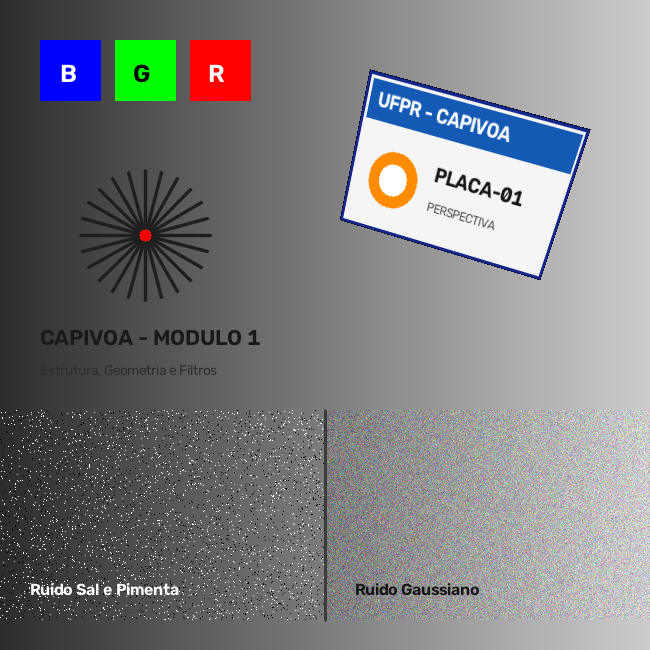
#> input picture aula-1/imagem_teste.png, 650 x 650 px
$ python stream_exemplo.py --midia imagem_teste.png
#> lines starting #> are read from the running program, lines starting #| are printed output that depends on the picture
### shared/media_io.py
"""
CAPIVOA UFPR.

Módulo utilitário para entrada/saída padronizada de imagens, vídeos e webcam.
Desenvolvido como ferramenta de suporte didático para o curso de Introdução
à Visão Computacional (Capivoa - EletroQuad-UFPR).

Principais funcionalidades:
- Carregamento seguro de imagens com validação de caminhos e decodificação.
- Captura unificada de vídeo (arquivo local ou índice numérico de webcam).
- Gerador `stream_midia` polimórfico (trata imagem, vídeo e webcam no mesmo loop).
- Parser de argumentos padronizado (`--midia` / `-m` ou `--origem` / `-o`).
- Utilitário visual `concatenar_lado_a_lado` para comparar etapas antes/depois.
"""

from pathlib import Path
import argparse
from typing import Generator, Tuple, Union, Optional, List
import cv2
import numpy as np

# diretório base do repositório (raiz)
BASE_DIR = Path(__file__).resolve().parent.parent

# extensões comuns de imagem estática reconhecidas
EXTENSOES_IMAGEM = {".jpg", ".jpeg", ".png", ".bmp", ".webp", ".tiff", ".tif"}


def resolver_caminho(caminho: Optional[Union[str, Path]], nome: Optional[str] = None) -> Path:
  """
  Resolve um caminho de arquivo garantindo que caminhos relativos sejam encontrados.

  Busca o arquivo na ordem: diretório atual de trabalho, subpasta 'aula-1',
  raiz do repositório ou pasta 'shared'.

  Parametros
  ----------
  caminho : str ou Path, opcional
    Caminho relativo ou absoluto do arquivo de mídia.
  nome : str, opcional
    Nome padrão de fallback caso 'caminho' não seja informado.

  Returns
  -------
  Path
    Instância de Path apontando para o arquivo localizado.

  Raises
  ------
  ValueError
    Se nem 'caminho' nem 'nome' forem fornecidos.
  """
  alvo = caminho if caminho is not None else nome
  if alvo is None:
    raise ValueError("Nenhum caminho ou nome padrão foi especificado.")

  caminho_path = Path(alvo)
  if caminho_path.is_absolute():
    return caminho_path

  # ordem de verificação para encontrar o arquivo
  candidatos = [
    Path.cwd() / caminho_path,
    BASE_DIR / "aula-2" / "desafio" / caminho_path,
    BASE_DIR / "aula-2" / caminho_path,
    BASE_DIR / "aula-1" / "desafio" / caminho_path,
    BASE_DIR / "aula-1" / caminho_path,
    BASE_DIR / caminho_path,
    BASE_DIR / "shared" / caminho_path,
  ]

  for candidato in candidatos:
    if candidato.exists():
      return candidato

  # se ainda não existe fisicamente (ex: arquivo novo para salvar), usa pasta de trabalho, aula-2 ou aula-1
  return Path.cwd() / caminho_path


def carregar_imagem(
  caminho: Optional[Union[str, Path]] = None,
  nome: str = "imagem_teste.png",
  to_rgb: bool = False
) -> np.ndarray:
  """
  Carrega uma imagem do disco com verificação detalhada de erros.

  Garante a existência do arquivo em disco e a decodificação válida
  por meio do OpenCV, com opção de conversão do espaço de cor BGR para RGB.

  Parametros
  ----------
  caminho : str ou Path, opcional
    Caminho relativo ou absoluto da imagem.
  nome : str, opcional
    Arquivo padrão caso caminho seja None. Padrão é "imagem_teste.png".
  to_rgb : bool, opcional
    Se True, converte a imagem de BGR para RGB. Padrão é False.

  Returns
  -------
  np.ndarray
    Matriz NumPy (uint8) contendo a imagem carregada.

  Raises
  ------
  FileNotFoundError
    Se o arquivo não existir fisicamente em nenhum dos caminhos de busca.
  ValueError
    Se o OpenCV não conseguir decodificar o arquivo de imagem.
  """
  arquivo = resolver_caminho(caminho, nome)

  if not arquivo.exists():
    raise FileNotFoundError(
      f"[ERRO media_io] Imagem não encontrada: '{arquivo}'. "
      f"Verifique se o nome do arquivo foi digitado corretamente."
    )

  img = cv2.imread(str(arquivo))
  if img is None:
    raise ValueError(
      f"[ERRO media_io] Não foi possível decodificar o arquivo como imagem: '{arquivo}'. "
      f"O formato pode ser inválido ou o arquivo estar corrompido."
    )

  if to_rgb:
    img = cv2.cvtColor(img, cv2.COLOR_BGR2RGB)

  return img


# [52 lines left out: function obter_captura_video, not called in this run]


def stream_midia(
  origem: Optional[Union[int, str, Path]] = None,
  nome: str = "imagem_teste.png",
  to_rgb: bool = False
) -> Generator[Tuple[np.ndarray, bool], None, None]:
  """
  Gerador polimórfico unificado para processamento de imagem, vídeo ou webcam.

  Entrega quadros sucessivos para iteração homogênea em loops de processamento.
  Caso a entrada seja uma imagem estática, entrega um único frame com a flag
  is_stream=False. Caso seja vídeo ou câmera, entrega cada frame com is_stream=True.

  Parametros
  ----------
  origem : int, str ou Path, opcional
    Caminho do arquivo ou índice numérico da câmera.
  nome : str, opcional
    Arquivo padrão de fallback. Padrão é "imagem_teste.png".
  to_rgb : bool, opcional
    Se True, converte cada frame de BGR para RGB. Padrão é False.

  Yields
  ------
  frame : np.ndarray
    Matriz NumPy representando a imagem ou quadro atual.
  is_stream : bool
    Booleano indicando se o fluxo é contínuo (vídeo/webcam) ou pontual (imagem).
  """
  alvo = origem if origem is not None else nome
  eh_webcam = isinstance(alvo, int) or (isinstance(alvo, str) and alvo.strip().isdigit())

  if not eh_webcam:
    caminho_arquivo = resolver_caminho(alvo, nome)
    extensao = caminho_arquivo.suffix.lower()

    # se for imagem estática, carrega e entrega imediatamente
    if extensao in EXTENSOES_IMAGEM:
      frame = carregar_imagem(caminho_arquivo, to_rgb=to_rgb)
      yield frame, False
      return

  # caso seja vídeo ou webcam
  padrao_video = "video.mp4"
  cap = obter_captura_video(alvo, nome=nome if not eh_webcam else padrao_video)
  try:
    while True:
      ret, frame = cap.read()
      if not ret or frame is None:
        break

      if to_rgb:
        frame = cv2.cvtColor(frame, cv2.COLOR_BGR2RGB)

      yield frame, True
  finally:
    cap.release()


def concatenar_lado_a_lado(
  imagens: List[np.ndarray],
  titulos: Optional[List[str]] = None,
  altura_padrao: int = 400
) -> np.ndarray:
  """
  Concatena horizontalmente duas ou mais imagens para visualização lado a lado.

  Padroniza dimensões e número de canais entre imagens (convertendo grayscale
  em BGR e redimensionando proporcionalmente para a mesma altura) e adiciona
  faixas superiores opcionais com títulos explicativos.

  Parametros
  ----------
  imagens : list de np.ndarray
    Lista contendo as matrizes das imagens a serem concatenadas.
  titulos : list de str, opcional
    Lista com os títulos textuais correspondentes a cada imagem.
  altura_padrao : int, opcional
    Altura vertical em pixels para redimensionar as imagens. Padrão é 400.

  Returns
  -------
  np.ndarray
    Matriz NumPy combinada contendo todas as imagens dispostas horizontalmente.

  Raises
  ------
  ValueError
    Se a lista de imagens fornecida for vazia.
  """
  if not imagens:
    raise ValueError("A lista de imagens não pode ser vazia.")

  processadas = []
  for i, img in enumerate(imagens):
    item = img.copy()

    # converte 1 canal (grayscale/máscara) para 3 canais bgr para poder concatenar
    if len(item.shape) == 2:
      item = cv2.cvtColor(item, cv2.COLOR_GRAY2BGR)

    # redimensiona proporcionalmente para a altura_padrao
    h, w = item.shape[:2]
    if h != altura_padrao:
      fator = altura_padrao / float(h)
      largura_nova = int(w * fator)
      item = cv2.resize(item, (largura_nova, altura_padrao), interpolation=cv2.INTER_LINEAR)

    # se houver título correspondente, adiciona barra superior com o texto
    if titulos and i < len(titulos) and titulos[i]:
      barra = np.zeros((32, item.shape[1], 3), dtype=np.uint8)
      cv2.putText(
        barra,
        titulos[i],
        (10, 22),
        cv2.FONT_HERSHEY_SIMPLEX,
        0.6,
        (255, 255, 255),
        1,
        cv2.LINE_AA
      )
      item = np.vstack([barra, item])

    processadas.append(item)

  # concatena horizontalmente com uma linha divisória cinza entre elas
  divisor = np.full((processadas[0].shape[0], 4, 3), 60, dtype=np.uint8)
  resultado = processadas[0]
  for p in processadas[1:]:
    resultado = np.hstack([resultado, divisor, p])

  return resultado


class MediaArgumentParser(argparse.ArgumentParser):
  """
  ArgumentParser personalizado que aceita tanto '--midia'/'-m' quanto '--origem'/'-o'.
  """

  def parse_args(self, args=None, namespace=None):
    ns = super().parse_args(args=args, namespace=namespace)
    if hasattr(ns, "origem"):
      ns.midia = ns.origem
    elif hasattr(ns, "midia"):
      ns.origem = ns.midia
    return ns


def criar_parser_midia(
  descricao: str = "Processamento de Imagem/Vídeo com OpenCV (Módulo 1)",
  nome: str = "imagem_teste.png"
) -> MediaArgumentParser:
  """
  Cria um parser padronizado de argumentos de linha de comando.

  Configura os argumentos comuns como '--midia'/'-m' e '--origem'/'-o'.

  Parametros
  ----------
  descricao : str, opcional
    Texto descritivo do parser. Padrão é "Processamento de Imagem/Vídeo com OpenCV (Módulo 1)".
  nome : str, opcional
    Arquivo padrão sugerido como entrada. Padrão é "imagem_teste.png".

  Returns
  -------
  MediaArgumentParser
    Instância configurada de MediaArgumentParser.
  """
  parser = MediaArgumentParser(
    description=descricao,
    formatter_class=argparse.RawDescriptionHelpFormatter
  )
  parser.add_argument(
    "-m", "--midia", "-o", "--origem",
    dest="origem",
    type=str,
    default=nome,
    help=f"Arquivo de imagem/vídeo ou índice da webcam (ex: 0). Padrão: {nome}"
  )
  return parser

### aula-1/stream_exemplo.py
"""
CAPIVOA UFPR.

Exemplo Didático de Processamento Polimórfico com OpenCV.
Módulo 1 - Introdução à Visão Computacional (Capivoa - EletroQuad-UFPR).

Conceito:
O gerador 'stream_midia' em 'media_io.py' unifica a leitura de:
1. Imagens estáticas : python stream_exemplo.py --midia imagem_teste.png
2. Arquivos de vídeo : python stream_exemplo.py --midia video.mp4
3. Webcams ao vivo  : python stream_exemplo.py --midia 0

Qualquer algoritmo implementado dentro do loop funcionará de forma transparente
para qualquer uma dessas fontes sem modificar uma única linha de código.
"""

import sys
from pathlib import Path
import cv2
import numpy as np

ROOT_DIR = Path(__file__).resolve().parent.parent
if str(ROOT_DIR) not in sys.path:
  sys.path.insert(0, str(ROOT_DIR))

from shared.media_io import stream_midia, criar_parser_midia, concatenar_lado_a_lado


def processar_frame(frame: np.ndarray) -> np.ndarray:
  """
  Aplica pipeline de exemplo com conversão para escala de cinza e filtro gaussiano.

  Parametros
  ----------
  frame : np.ndarray
    Matriz da imagem em formato BGR.

  Returns
  -------
  np.ndarray
    Matriz da imagem convertida em escala de cinza e suavizada.
  """
  cinza = cv2.cvtColor(frame, cv2.COLOR_BGR2GRAY)
  suavizado = cv2.GaussianBlur(cinza, (7, 7), sigmaX=1.5)
  return suavizado


def main():
  """
  Executa a demonstração de processamento polimórfico de mídias com stream_midia.

  Processa de forma unificada imagens estáticas, arquivos de vídeo ou webcam
  utilizando a mesma estrutura de iteração.
  """
  parser = criar_parser_midia(
    descricao="Processamento Unificado para Imagem, Vídeo e Webcam (Módulo 1)",
    nome="imagem_teste.png"
  )
  parser.add_argument(
    "--no-show",
    action="store_true",
    help="Executa o processamento sem abrir janelas gráficas."
  )
  args = parser.parse_args()

  nome_janela = "Processamento Polimorfico (stream_midia) - 'q' para sair"

  print("=" * 60)
  print("CAPIVOA - INTRODUÇÃO À VISÃO COMPUTACIONAL (MÓDULO 1)")
  print("EXEMPLO DE PROCESSAMENTO POLIMÓRFICO (stream_midia)")
  print("=" * 60)
  print(f"Mídia de entrada: '{args.midia}'")
  print("Pressione 'q' ou ESC na janela para encerrar.")
  print("-" * 60)

  for i, (frame, is_stream) in enumerate(stream_midia(args.midia)):
#> in carregar_imagem, img is the input picture: shape (650, 650, 3); mean B, G, R 128.2, 126.5, 125.6
    resultado = processar_frame(frame)
#> in processar_frame, `cinza = cv2.cvtColor(frame, cv2.COLOR_BGR2GRAY)`:
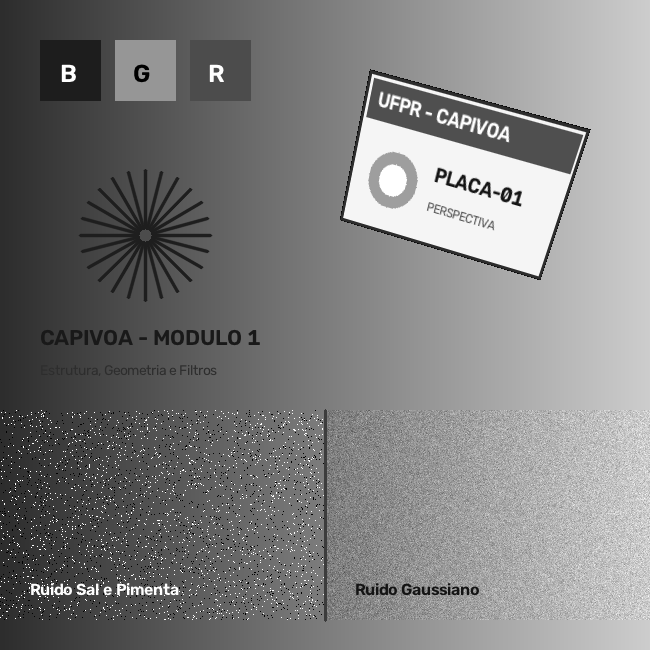
#> cinza: shape (650, 650); min 0, max 255, mean 126.4
#> in processar_frame, `suavizado = cv2.GaussianBlur(cinza, (7, 7), sigmaX=1.5)`:
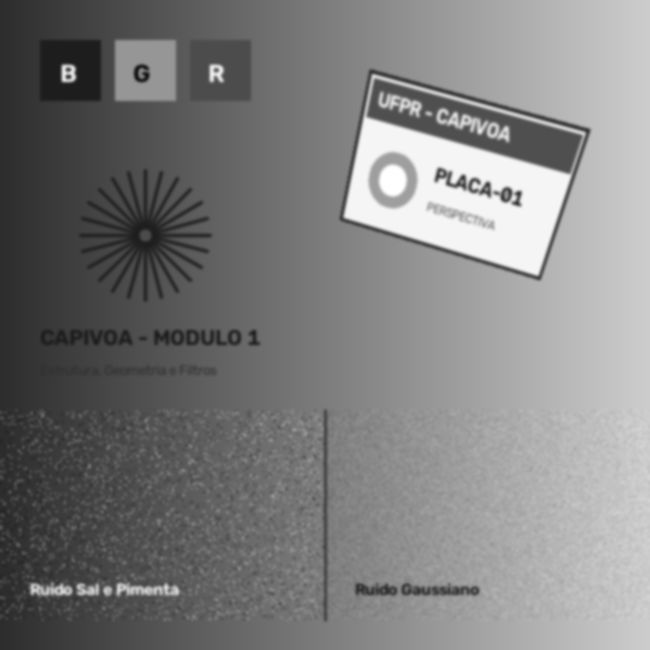
#> suavizado: shape (650, 650); min 23, max 255, mean 126.4

    if args.no_show:
      if i >= 5 or not is_stream:
        print(f"[Modo no-show] {i+1} frames processados com sucesso.")
        break
      continue

    painel = concatenar_lado_a_lado(
      [frame, resultado],
      titulos=["Entrada Original", "Grayscale + Filtro Gaussiano"],
      altura_padrao=400
    )
#> the loop in concatenar_lado_a_lado, `for i, img in enumerate(imagens):` made 2 passes
#> (h, w, fator, largura_nova) on passes 1 to 2: (650, 650, 0.615, 400), (650, 650, 0.615, 400)
#> pass 1, in concatenar_lado_a_lado, `item = cv2.resize(item, (largura_nova, altura_padrao), interpolation=c..`:
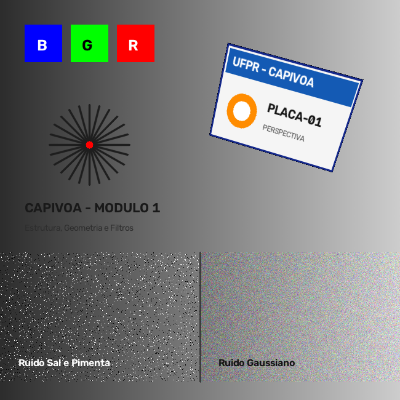
#> item: shape (400, 400, 3); mean B, G, R 128.1, 126.4, 125.5
#> pass 1, in concatenar_lado_a_lado, `item = np.vstack([barra, item])`:
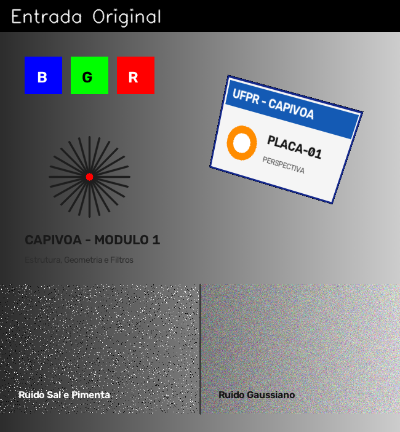
#> item: shape (432, 400, 3); mean B, G, R 119.3, 117.7, 116.9
#> after the loop in concatenar_lado_a_lado, `for i, img in enumerate(imagens):`:
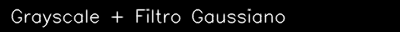
#> barra: shape (32, 400, 3); min 0, max 252, mean 14.6
#> after the loop in concatenar_lado_a_lado, `for i, img in enumerate(imagens):`:
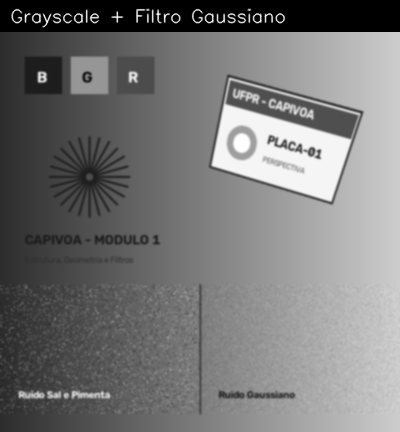
#> item: shape (432, 400, 3); min 0, max 255, mean 118.1
#> after the loop in concatenar_lado_a_lado, `for i, img in enumerate(imagens):`: processadas = 2 items
#> the loop in concatenar_lado_a_lado, `for p in processadas[1:]:` made 1 pass
#> pass 1, in concatenar_lado_a_lado, `resultado = np.hstack([resultado, divisor, p])`:
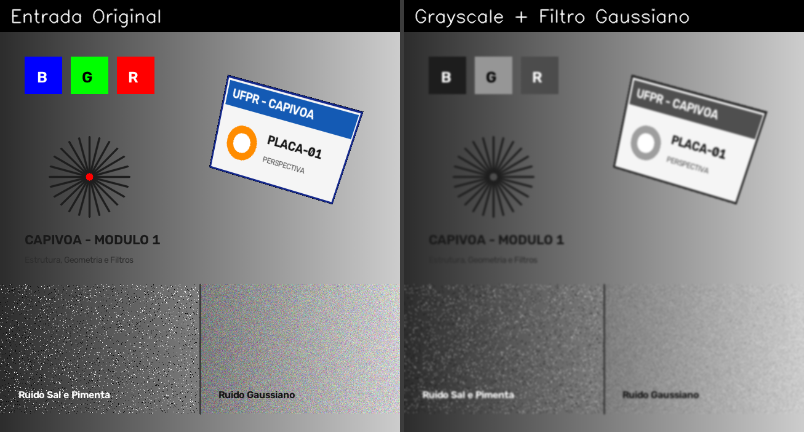
#> resultado: shape (432, 804, 3); mean B, G, R 118.4, 117.6, 117.2

    cv2.imshow(nome_janela, painel)

    # se for imagem estatica, aguarda em loop interativo ate 'q', esc ou fechar a janela
    if not is_stream:
      while True:
        tecla = cv2.waitKey(50) & 0xFF
#> (key q is pressed here)
        if tecla in [ord("q"), ord("Q"), 27]:
          break
        if cv2.getWindowProperty(nome_janela, cv2.WND_PROP_VISIBLE) < 1:
          break
      break

    # se for video/webcam (is_stream=true), aguarda 30ms para taxa aproximada de 30 fps
    tecla = cv2.waitKey(30) & 0xFF
    if tecla in [ord("q"), ord("Q"), 27]:
      print("Execução interrompida pelo usuário.")
      break
    if cv2.getWindowProperty(nome_janela, cv2.WND_PROP_VISIBLE) < 1:
      break

  cv2.destroyAllWindows()
  print("[Fim] Exemplo concluído.")


if __name__ == "__main__":
  main()
